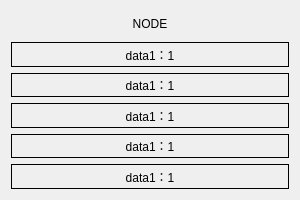
<?xml version="1.0" encoding="UTF-8"?>
<ui version="4.0">
 <class>InfoWidget</class>
 <widget class="QWidget" name="InfoWidget">
  <property name="geometry">
   <rect>
    <x>0</x>
    <y>0</y>
    <width>300</width>
    <height>200</height>
   </rect>
  </property>
  <property name="minimumSize">
   <size>
    <width>300</width>
    <height>200</height>
   </size>
  </property>
  <property name="maximumSize">
   <size>
    <width>300</width>
    <height>200</height>
   </size>
  </property>
  <property name="windowTitle">
   <string>Form</string>
  </property>
  <layout class="QVBoxLayout" name="verticalLayout">
   <item>
    <widget class="QLabel" name="lab_1">
     <property name="sizePolicy">
      <sizepolicy hsizetype="Preferred" vsizetype="Preferred">
       <horstretch>0</horstretch>
       <verstretch>0</verstretch>
      </sizepolicy>
     </property>
     <property name="minimumSize">
      <size>
       <width>0</width>
       <height>25</height>
      </size>
     </property>
     <property name="maximumSize">
      <size>
       <width>16777213</width>
       <height>25</height>
      </size>
     </property>
     <property name="text">
      <string>NODE</string>
     </property>
     <property name="alignment">
      <set>Qt::AlignCenter</set>
     </property>
    </widget>
   </item>
   <item>
    <widget class="QLabel" name="lab_2">
     <property name="frameShape">
      <enum>QFrame::Box</enum>
     </property>
     <property name="text">
      <string>data1：1</string>
     </property>
     <property name="alignment">
      <set>Qt::AlignCenter</set>
     </property>
    </widget>
   </item>
   <item>
    <widget class="QLabel" name="lab_3">
     <property name="frameShape">
      <enum>QFrame::Box</enum>
     </property>
     <property name="text">
      <string>data1：1</string>
     </property>
     <property name="alignment">
      <set>Qt::AlignCenter</set>
     </property>
    </widget>
   </item>
   <item>
    <widget class="QLabel" name="lab_4">
     <property name="frameShape">
      <enum>QFrame::Box</enum>
     </property>
     <property name="text">
      <string>data1：1</string>
     </property>
     <property name="alignment">
      <set>Qt::AlignCenter</set>
     </property>
    </widget>
   </item>
   <item>
    <widget class="QLabel" name="lab_5">
     <property name="frameShape">
      <enum>QFrame::Box</enum>
     </property>
     <property name="text">
      <string>data1：1</string>
     </property>
     <property name="alignment">
      <set>Qt::AlignCenter</set>
     </property>
    </widget>
   </item>
   <item>
    <widget class="QLabel" name="lab_6">
     <property name="frameShape">
      <enum>QFrame::Box</enum>
     </property>
     <property name="text">
      <string>data1：1</string>
     </property>
     <property name="alignment">
      <set>Qt::AlignCenter</set>
     </property>
    </widget>
   </item>
  </layout>
 </widget>
 <resources/>
 <connections/>
</ui>
